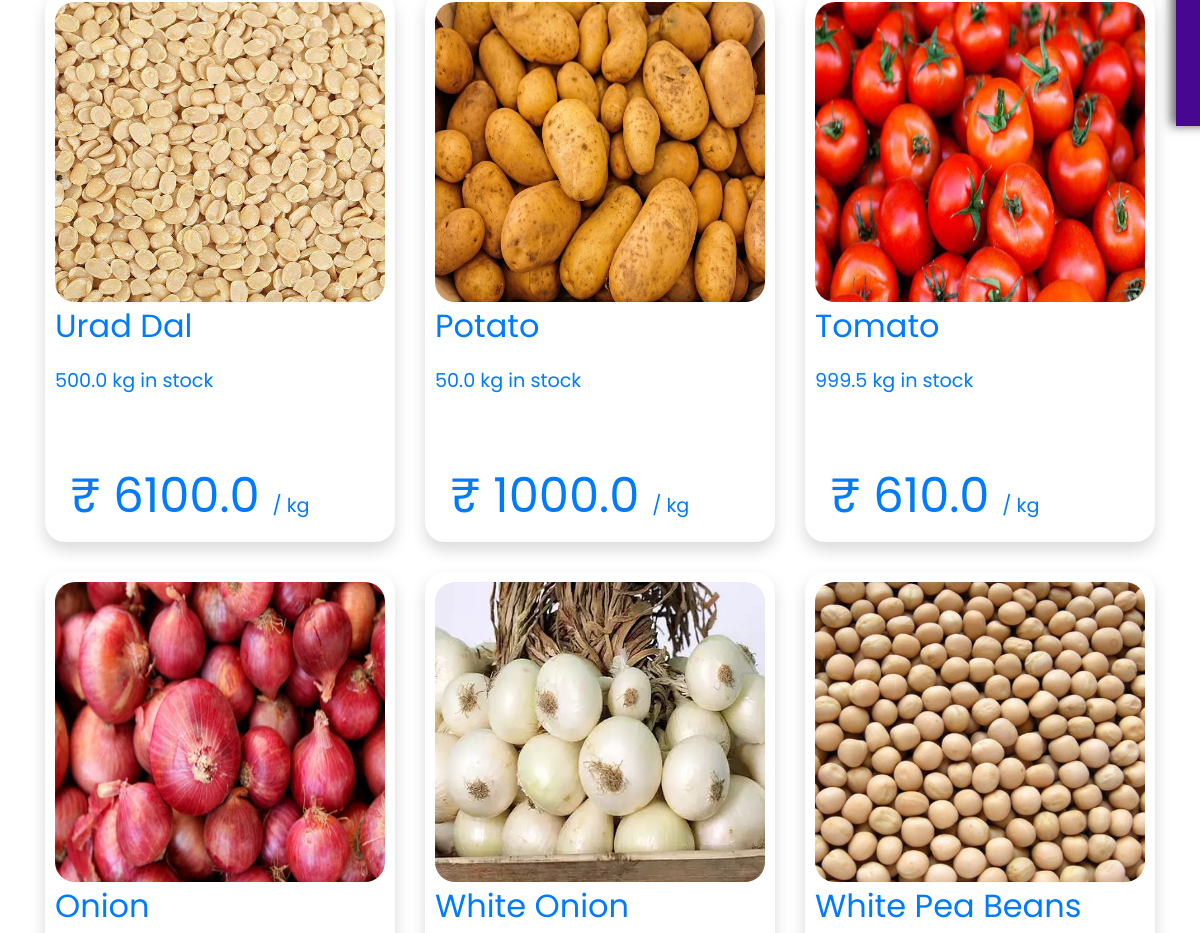
The app's page /wholesaleshop/ (middle part), older data.
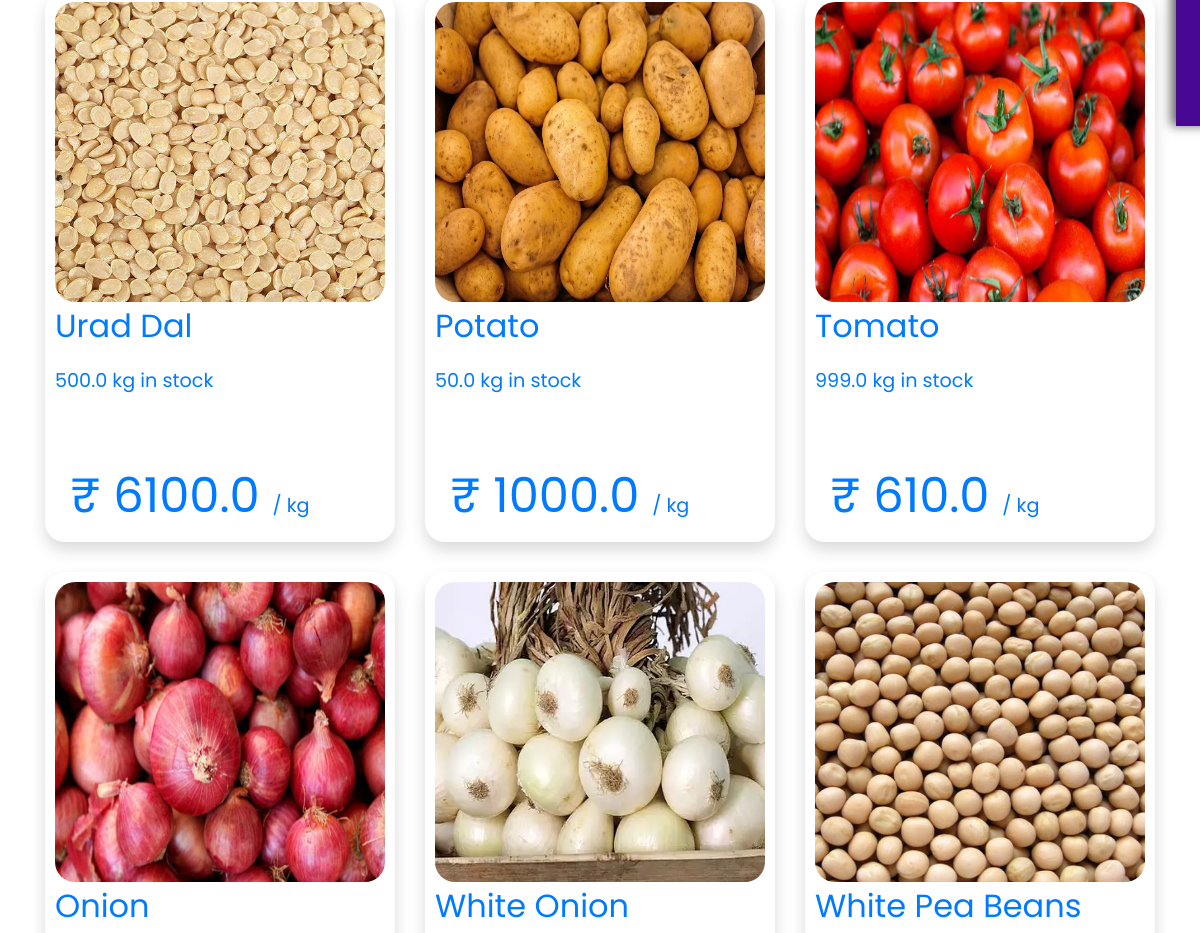
The same page, newer data.
### CommodityApp/models.py (models this page shows, shortened)
class Commodities(models.Model):
    username_id = models.ForeignKey(User, on_delete= models.CASCADE)
    name = models.CharField(max_length=200)
    comcode = models.CharField(max_length=100)
    type_choices = (
    ('FRUIT','Fruit'),
    ('VEGIES','Vegetables'),
    ('PULSES','Pulses'),
    ('CEREAL','Cereal'),
    ('OTHERS','Others')
    )
    type = models.CharField(max_length=100,choices=type_choices)
    perishable = models.BooleanField(default=False)
    description = models.CharField(max_length=1000)
    rating = models.FloatField(default=0.0)
    amount = models.FloatField()
    breed=models.CharField(max_length=200,default=' ')
    priceperkg = models.FloatField()
    priceperquintal = models.FloatField()
    date = models.DateField()
    time = models.TimeField(auto_now=False, auto_now_add=False)
    image = models.ImageField(upload_to = 'img/')

### CommodityApp/views.py (the view)
# urls.py: path('wholesaleshop/',views.ManuFacturerShop,name='wholesaleshop'),
def ManuFacturerShop(request):
    a = Commodities.objects.exclude(amount__lt=50.0)
    response = {'commodities':a}
    return render(request,'wholesaleshop.html',response)

### templates/wholesaleshop.html (shortened to what this page needs)
{% extends 'index.html' %}
{% block content %}
<div class="container">
<div class="row">
{% for i in commodities %}
<div class="col-md-4">
  <a href="/onecombulk/{{i.comcode}}/">
  <div class="commodity shadow">
      <div class="c-img">
  <img src="/media/{{i.image}}" alt="" height="300" width="100%">
</div>
  <div class="c-name">{{i.name}}</div>
  <div class="c-amount">{{i.amount}} kg in stock</div>
  <div class="c-price">&#8377 {{i.priceperquintal}} <span> / kg</span> </div>
</div>
</a>
</div>
{% endfor %}
  </div>
</div>
<div class="menu" id="menu">
</div>
{% endblock %}

Row changes from the older to the newer data that the page shows:
changed Commodities "Tomato": amount "999.5" → "999.0"
